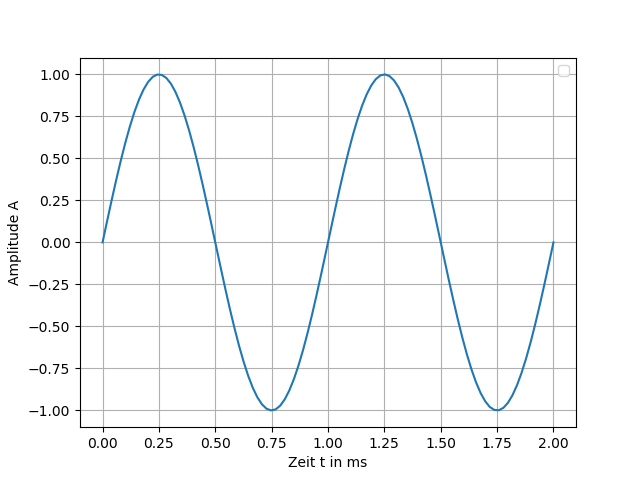

Generate this figure with Python:
#!/usr/bin/env python
# -*- encoding: utf-8 -*-

""" Plot of a sine wave without phase. """

import numpy as np
import matplotlib.pyplot as plt

# Define sine wave
A = 1
theta = 0
f = 1
w = 2*np.pi*f
t = np.linspace(0, 2, 100)
v1 = A * np.sin(w*t + theta)

# Plot
plt.figure(1)
plt.plot(t, v1)
plt.xlabel(r'Zeit t in ms')
plt.ylabel(r'Amplitude A')
plt.grid()
plt.legend()

# plt.show()
plt.savefig('Activity_01_Fig_01.png')
